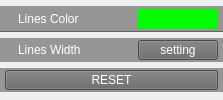
              <widget class="QWidget" name="widget_138" native="true">
               <layout class="QVBoxLayout" name="verticalLayout_72">
                <property name="spacing">
                 <number>0</number>
                </property>
                <property name="leftMargin">
                 <number>0</number>
                </property>
                <property name="topMargin">
                 <number>0</number>
                </property>
                <property name="rightMargin">
                 <number>0</number>
                </property>
                <property name="bottomMargin">
                 <number>0</number>
                </property>
                <item>
                 <widget class="QWidget" name="widget_66" native="true">
                  <property name="sizePolicy">
                   <sizepolicy hsizetype="Preferred" vsizetype="Fixed">
                    <horstretch>0</horstretch>
                    <verstretch>0</verstretch>
                   </sizepolicy>
                  </property>
                  <property name="minimumSize">
                   <size>
                    <width>0</width>
                    <height>0</height>
                   </size>
                  </property>
                  <property name="styleSheet">
                   <string notr="true">.QWidget
{
    background-color: rgb(150, 150, 150);
 border-bottom: 1px solid  rgb(100, 100, 100);
}</string>
                  </property>
                  <layout class="QHBoxLayout" name="horizontalLayout_12">
                   <property name="spacing">
                    <number>0</number>
                   </property>
                   <property name="leftMargin">
                    <number>18</number>
                   </property>
                   <property name="topMargin">
                    <number>3</number>
                   </property>
                   <property name="rightMargin">
                    <number>5</number>
                   </property>
                   <property name="bottomMargin">
                    <number>3</number>
                   </property>
                   <item>
                    <widget class="QLabel" name="label_119">
                     <property name="sizePolicy">
                      <sizepolicy hsizetype="Minimum" vsizetype="Fixed">
                       <horstretch>0</horstretch>
                       <verstretch>0</verstretch>
                      </sizepolicy>
                     </property>
                     <property name="minimumSize">
                      <size>
                       <width>120</width>
                       <height>0</height>
                      </size>
                     </property>
                     <property name="maximumSize">
                      <size>
                       <width>120</width>
                       <height>16777215</height>
                      </size>
                     </property>
                     <property name="styleSheet">
                      <string notr="true">    border-top: 0px solid rgb(0 , 0 , 0);
    font: 8pt &quot;Ebrima&quot;;   
	color:white;   
    border-top: 0px solid rgb(0 , 0 , 0); </string>
                     </property>
                     <property name="text">
                      <string>Lines Color</string>
                     </property>
                    </widget>
                   </item>
                   <item>
                    <widget class="QColorDialogButton" name="colorPalette_2">
                     <property name="sizePolicy">
                      <sizepolicy hsizetype="Minimum" vsizetype="Expanding">
                       <horstretch>0</horstretch>
                       <verstretch>0</verstretch>
                      </sizepolicy>
                     </property>
                     <property name="minimumSize">
                      <size>
                       <width>0</width>
                       <height>20</height>
                      </size>
                     </property>
                     <property name="maximumSize">
                      <size>
                       <width>16777215</width>
                       <height>20</height>
                      </size>
                     </property>
                     <property name="palette">
                      <palette>
                       <active>
                        <colorrole role="WindowText">
                         <brush brushstyle="SolidPattern">
                          <color alpha="255">
                           <red>0</red>
                           <green>0</green>
                           <blue>0</blue>
                          </color>
                         </brush>
                        </colorrole>
                        <colorrole role="Button">
                         <brush brushstyle="SolidPattern">
                          <color alpha="255">
                           <red>0</red>
                           <green>255</green>
                           <blue>0</blue>
                          </color>
                         </brush>
                        </colorrole>
                        <colorrole role="Light">
                         <brush brushstyle="SolidPattern">
                          <color alpha="255">
                           <red>127</red>
                           <green>255</green>
                           <blue>127</blue>
                          </color>
                         </brush>
                        </colorrole>
                        <colorrole role="Midlight">
                         <brush brushstyle="SolidPattern">
                          <color alpha="255">
                           <red>63</red>
                           <green>255</green>
                           <blue>63</blue>
                          </color>
                         </brush>
                        </colorrole>
                        <colorrole role="Dark">
                         <brush brushstyle="SolidPattern">
                          <color alpha="255">
                           <red>0</red>
                           <green>127</green>
                           <blue>0</blue>
                          </color>
                         </brush>
                        </colorrole>
                        <colorrole role="Mid">
                         <brush brushstyle="SolidPattern">
                          <color alpha="255">
                           <red>0</red>
                           <green>170</green>
                           <blue>0</blue>
                          </color>
                         </brush>
                        </colorrole>
                        <colorrole role="Text">
                         <brush brushstyle="SolidPattern">
                          <color alpha="255">
                           <red>0</red>
                           <green>0</green>
                           <blue>0</blue>
                          </color>
                         </brush>
                        </colorrole>
                        <colorrole role="BrightText">
                         <brush brushstyle="SolidPattern">
                          <color alpha="255">
                           <red>255</red>
                           <green>255</green>
                           <blue>255</blue>
                          </color>
                         </brush>
                        </colorrole>
                        <colorrole role="ButtonText">
                         <brush brushstyle="SolidPattern">
                          <color alpha="255">
                           <red>0</red>
                           <green>0</green>
                           <blue>0</blue>
                          </color>
                         </brush>
                        </colorrole>
                        <colorrole role="Base">
                         <brush brushstyle="SolidPattern">
                          <color alpha="255">
                           <red>255</red>
                           <green>255</green>
                           <blue>255</blue>
                          </color>
                         </brush>
                        </colorrole>
                        <colorrole role="Window">
                         <brush brushstyle="SolidPattern">
                          <color alpha="255">
                           <red>0</red>
                           <green>255</green>
                           <blue>0</blue>
                          </color>
                         </brush>
                        </colorrole>
                        <colorrole role="Shadow">
                         <brush brushstyle="SolidPattern">
                          <color alpha="255">
                           <red>0</red>
                           <green>0</green>
                           <blue>0</blue>
                          </color>
                         </brush>
                        </colorrole>
                        <colorrole role="AlternateBase">
                         <brush brushstyle="SolidPattern">
                          <color alpha="255">
                           <red>127</red>
                           <green>255</green>
                           <blue>127</blue>
                          </color>
                         </brush>
                        </colorrole>
                        <colorrole role="ToolTipBase">
                         <brush brushstyle="SolidPattern">
                          <color alpha="255">
                           <red>255</red>
                           <green>255</green>
                           <blue>220</blue>
                          </color>
                         </brush>
                        </colorrole>
                        <colorrole role="ToolTipText">
                         <brush brushstyle="SolidPattern">
                          <color alpha="255">
                           <red>0</red>
                           <green>0</green>
                           <blue>0</blue>
                          </color>
                         </brush>
                        </colorrole>
                        <colorrole role="PlaceholderText">
                         <brush brushstyle="SolidPattern">
                          <color alpha="128">
                           <red>0</red>
                           <green>0</green>
                           <blue>0</blue>
                          </color>
                         </brush>
                        </colorrole>
                       </active>
                       <inactive>
                        <colorrole role="WindowText">
                         <brush brushstyle="SolidPattern">
                          <color alpha="255">
                           <red>0</red>
                           <green>0</green>
                           <blue>0</blue>
                          </color>
                         </brush>
                        </colorrole>
                        <colorrole role="Button">
                         <brush brushstyle="SolidPattern">
                          <color alpha="255">
                           <red>0</red>
                           <green>255</green>
                           <blue>0</blue>
                          </color>
                         </brush>
                        </colorrole>
                        <colorrole role="Light">
                         <brush brushstyle="SolidPattern">
                          <color alpha="255">
                           <red>127</red>
                           <green>255</green>
                           <blue>127</blue>
                          </color>
                         </brush>
                        </colorrole>
                        <colorrole role="Midlight">
                         <brush brushstyle="SolidPattern">
                          <color alpha="255">
                           <red>63</red>
                           <green>255</green>
                           <blue>63</blue>
                          </color>
                         </brush>
                        </colorrole>
                        <colorrole role="Dark">
                         <brush brushstyle="SolidPattern">
                          <color alpha="255">
                           <red>0</red>
                           <green>127</green>
                           <blue>0</blue>
                          </color>
                         </brush>
                        </colorrole>
                        <colorrole role="Mid">
                         <brush brushstyle="SolidPattern">
                          <color alpha="255">
                           <red>0</red>
                           <green>170</green>
                           <blue>0</blue>
                          </color>
                         </brush>
                        </colorrole>
                        <colorrole role="Text">
                         <brush brushstyle="SolidPattern">
                          <color alpha="255">
                           <red>0</red>
                           <green>0</green>
                           <blue>0</blue>
                          </color>
                         </brush>
                        </colorrole>
                        <colorrole role="BrightText">
                         <brush brushstyle="SolidPattern">
                          <color alpha="255">
                           <red>255</red>
                           <green>255</green>
                           <blue>255</blue>
                          </color>
                         </brush>
                        </colorrole>
                        <colorrole role="ButtonText">
                         <brush brushstyle="SolidPattern">
                          <color alpha="255">
                           <red>0</red>
                           <green>0</green>
                           <blue>0</blue>
                          </color>
                         </brush>
                        </colorrole>
                        <colorrole role="Base">
                         <brush brushstyle="SolidPattern">
                          <color alpha="255">
                           <red>255</red>
                           <green>255</green>
                           <blue>255</blue>
                          </color>
                         </brush>
                        </colorrole>
                        <colorrole role="Window">
                         <brush brushstyle="SolidPattern">
                          <color alpha="255">
                           <red>0</red>
                           <green>255</green>
                           <blue>0</blue>
                          </color>
                         </brush>
                        </colorrole>
                        <colorrole role="Shadow">
                         <brush brushstyle="SolidPattern">
                          <color alpha="255">
                           <red>0</red>
                           <green>0</green>
                           <blue>0</blue>
                          </color>
                         </brush>
                        </colorrole>
                        <colorrole role="AlternateBase">
                         <brush brushstyle="SolidPattern">
                          <color alpha="255">
                           <red>127</red>
                           <green>255</green>
                           <blue>127</blue>
                          </color>
                         </brush>
                        </colorrole>
                        <colorrole role="ToolTipBase">
                         <brush brushstyle="SolidPattern">
                          <color alpha="255">
                           <red>255</red>
                           <green>255</green>
                           <blue>220</blue>
                          </color>
                         </brush>
                        </colorrole>
                        <colorrole role="ToolTipText">
                         <brush brushstyle="SolidPattern">
                          <color alpha="255">
                           <red>0</red>
                           <green>0</green>
                           <blue>0</blue>
                          </color>
                         </brush>
                        </colorrole>
                        <colorrole role="PlaceholderText">
                         <brush brushstyle="SolidPattern">
                          <color alpha="128">
                           <red>0</red>
                           <green>0</green>
                           <blue>0</blue>
                          </color>
                         </brush>
                        </colorrole>
                       </inactive>
                       <disabled>
                        <colorrole role="WindowText">
                         <brush brushstyle="SolidPattern">
                          <color alpha="255">
                           <red>0</red>
                           <green>127</green>
                           <blue>0</blue>
                          </color>
                         </brush>
                        </colorrole>
                        <colorrole role="Button">
                         <brush brushstyle="SolidPattern">
                          <color alpha="255">
                           <red>0</red>
                           <green>255</green>
                           <blue>0</blue>
                          </color>
                         </brush>
                        </colorrole>
                        <colorrole role="Light">
                         <brush brushstyle="SolidPattern">
                          <color alpha="255">
                           <red>127</red>
                           <green>255</green>
                           <blue>127</blue>
                          </color>
                         </brush>
                        </colorrole>
                        <colorrole role="Midlight">
                         <brush brushstyle="SolidPattern">
                          <color alpha="255">
                           <red>63</red>
                           <green>255</green>
                           <blue>63</blue>
                          </color>
                         </brush>
                        </colorrole>
                        <colorrole role="Dark">
                         <brush brushstyle="SolidPattern">
                          <color alpha="255">
                           <red>0</red>
                           <green>127</green>
                           <blue>0</blue>
                          </color>
                         </brush>
                        </colorrole>
                        <colorrole role="Mid">
                         <brush brushstyle="SolidPattern">
                          <color alpha="255">
                           <red>0</red>
                           <green>170</green>
                           <blue>0</blue>
                          </color>
                         </brush>
                        </colorrole>
                        <colorrole role="Text">
                         <brush brushstyle="SolidPattern">
                          <color alpha="255">
                           <red>0</red>
                           <green>127</green>
                           <blue>0</blue>
                          </color>
                         </brush>
                        </colorrole>
                        <colorrole role="BrightText">
                         <brush brushstyle="SolidPattern">
                          <color alpha="255">
                           <red>255</red>
                           <green>255</green>
                           <blue>255</blue>
                          </color>
                         </brush>
                        </colorrole>
                        <colorrole role="ButtonText">
                         <brush brushstyle="SolidPattern">
                          <color alpha="255">
                           <red>0</red>
                           <green>127</green>
                           <blue>0</blue>
                          </color>
                         </brush>
                        </colorrole>
                        <colorrole role="Base">
                         <brush brushstyle="SolidPattern">
                          <color alpha="255">
                           <red>0</red>
                           <green>255</green>
                           <blue>0</blue>
                          </color>
                         </brush>
                        </colorrole>
                        <colorrole role="Window">
                         <brush brushstyle="SolidPattern">
                          <color alpha="255">
                           <red>0</red>
                           <green>255</green>
                           <blue>0</blue>
                          </color>
                         </brush>
                        </colorrole>
                        <colorrole role="Shadow">
                         <brush brushstyle="SolidPattern">
                          <color alpha="255">
                           <red>0</red>
                           <green>0</green>
                           <blue>0</blue>
                          </color>
                         </brush>
                        </colorrole>
                        <colorrole role="AlternateBase">
                         <brush brushstyle="SolidPattern">
                          <color alpha="255">
                           <red>0</red>
                           <green>255</green>
                           <blue>0</blue>
                          </color>
                         </brush>
                        </colorrole>
                        <colorrole role="ToolTipBase">
                         <brush brushstyle="SolidPattern">
                          <color alpha="255">
                           <red>255</red>
                           <green>255</green>
                           <blue>220</blue>
                          </color>
                         </brush>
                        </colorrole>
                        <colorrole role="ToolTipText">
                         <brush brushstyle="SolidPattern">
                          <color alpha="255">
                           <red>0</red>
                           <green>0</green>
                           <blue>0</blue>
                          </color>
                         </brush>
                        </colorrole>
                        <colorrole role="PlaceholderText">
                         <brush brushstyle="SolidPattern">
                          <color alpha="128">
                           <red>0</red>
                           <green>0</green>
                           <blue>0</blue>
                          </color>
                         </brush>
                        </colorrole>
                       </disabled>
                      </palette>
                     </property>
                     <property name="autoFillBackground">
                      <bool>true</bool>
                     </property>
                     <property name="styleSheet">
                      <string notr="true"/>
                     </property>
                     <property name="text">
                      <string/>
                     </property>
                     <property name="iconSize">
                      <size>
                       <width>20</width>
                       <height>20</height>
                      </size>
                     </property>
                     <property name="flat">
                      <bool>true</bool>
                     </property>
                    </widget>
                   </item>
                  </layout>
                 </widget>
                </item>
                <item>
                 <widget class="QWidget" name="widget_70" native="true">
                  <property name="sizePolicy">
                   <sizepolicy hsizetype="Preferred" vsizetype="Fixed">
                    <horstretch>0</horstretch>
                    <verstretch>0</verstretch>
                   </sizepolicy>
                  </property>
                  <property name="minimumSize">
                   <size>
                    <width>0</width>
                    <height>0</height>
                   </size>
                  </property>
                  <property name="styleSheet">
                   <string notr="true">QWidget
{
    background-color: rgb(150, 150, 150);

}</string>
                  </property>
                  <layout class="QHBoxLayout" name="horizontalLayout_15">
                   <property name="spacing">
                    <number>0</number>
                   </property>
                   <property name="leftMargin">
                    <number>18</number>
                   </property>
                   <property name="topMargin">
                    <number>2</number>
                   </property>
                   <property name="rightMargin">
                    <number>5</number>
                   </property>
                   <property name="bottomMargin">
                    <number>2</number>
                   </property>
                   <item>
                    <widget class="QLabel" name="label_121">
                     <property name="sizePolicy">
                      <sizepolicy hsizetype="Minimum" vsizetype="Fixed">
                       <horstretch>0</horstretch>
                       <verstretch>0</verstretch>
                      </sizepolicy>
                     </property>
                     <property name="minimumSize">
                      <size>
                       <width>120</width>
                       <height>0</height>
                      </size>
                     </property>
                     <property name="maximumSize">
                      <size>
                       <width>120</width>
                       <height>16777215</height>
                      </size>
                     </property>
                     <property name="styleSheet">
                      <string notr="true">    border-top: 0px solid rgb(0 , 0 , 0);
    font: 8pt &quot;Ebrima&quot;;   
	color:white;   
    border-top: 0px solid rgb(0 , 0 , 0); </string>
                     </property>
                     <property name="text">
                      <string>Lines Width</string>
                     </property>
                    </widget>
                   </item>
                   <item>
                    <widget class="QPushButton" name="pushButton_22">
                     <property name="sizePolicy">
                      <sizepolicy hsizetype="Expanding" vsizetype="Fixed">
                       <horstretch>0</horstretch>
                       <verstretch>0</verstretch>
                      </sizepolicy>
                     </property>
                     <property name="minimumSize">
                      <size>
                       <width>0</width>
                       <height>20</height>
                      </size>
                     </property>
                     <property name="maximumSize">
                      <size>
                       <width>16777215</width>
                       <height>20</height>
                      </size>
                     </property>
                     <property name="autoFillBackground">
                      <bool>false</bool>
                     </property>
                     <property name="styleSheet">
                      <string notr="true">QPushButton
{
	font:    9pt &quot;Ebrima&quot;  ;
    color:white;
	background-color: rgb(104, 104, 104);
}

QPushButton:hover
{
    color:white;
	background-color: rgb(255, 107, 228);
     border-top: 1px solid rgb(0 , 0 , 0);
}

QPushButton:pressed
{
    color:white;
	background-color: rgb(255, 107, 228);
     border-top: 1px solid rgb(0 , 0 , 0);
    padding-left:3px;
    padding-top:3px;
}</string>
                     </property>
                     <property name="text">
                      <string>setting</string>
                     </property>
                    </widget>
                   </item>
                  </layout>
                 </widget>
                </item>
                <item>
                 <widget class="QWidget" name="widget_68" native="true">
                  <property name="sizePolicy">
                   <sizepolicy hsizetype="Preferred" vsizetype="Fixed">
                    <horstretch>0</horstretch>
                    <verstretch>0</verstretch>
                   </sizepolicy>
                  </property>
                  <property name="minimumSize">
                   <size>
                    <width>0</width>
                    <height>0</height>
                   </size>
                  </property>
                  <property name="styleSheet">
                   <string notr="true">QWidget
{
    background-color: rgb(150, 150, 150);

}</string>
                  </property>
                  <layout class="QHBoxLayout" name="horizontalLayout_14">
                   <property name="spacing">
                    <number>0</number>
                   </property>
                   <property name="leftMargin">
                    <number>5</number>
                   </property>
                   <property name="topMargin">
                    <number>2</number>
                   </property>
                   <property name="rightMargin">
                    <number>5</number>
                   </property>
                   <property name="bottomMargin">
                    <number>2</number>
                   </property>
                   <item>
                    <widget class="QPushButton" name="pushButton_20">
                     <property name="sizePolicy">
                      <sizepolicy hsizetype="Expanding" vsizetype="Fixed">
                       <horstretch>0</horstretch>
                       <verstretch>0</verstretch>
                      </sizepolicy>
                     </property>
                     <property name="minimumSize">
                      <size>
                       <width>0</width>
                       <height>20</height>
                      </size>
                     </property>
                     <property name="maximumSize">
                      <size>
                       <width>16777215</width>
                       <height>20</height>
                      </size>
                     </property>
                     <property name="autoFillBackground">
                      <bool>false</bool>
                     </property>
                     <property name="styleSheet">
                      <string notr="true">QPushButton
{
	font:    9pt &quot;Ebrima&quot;  ;
    color:white;
	background-color: rgb(104, 104, 104);
}

QPushButton:hover
{
    color:white;
	background-color: rgb(255, 107, 228);
     border-top: 1px solid rgb(0 , 0 , 0);
}

QPushButton:pressed
{
    color:white;
	background-color: rgb(255, 107, 228);
     border-top: 1px solid rgb(0 , 0 , 0);
    padding-left:3px;
    padding-top:3px;
}</string>
                     </property>
                     <property name="text">
                      <string>RESET</string>
                     </property>
                    </widget>
                   </item>
                  </layout>
                 </widget>
                </item>
               </layout>
              </widget>
